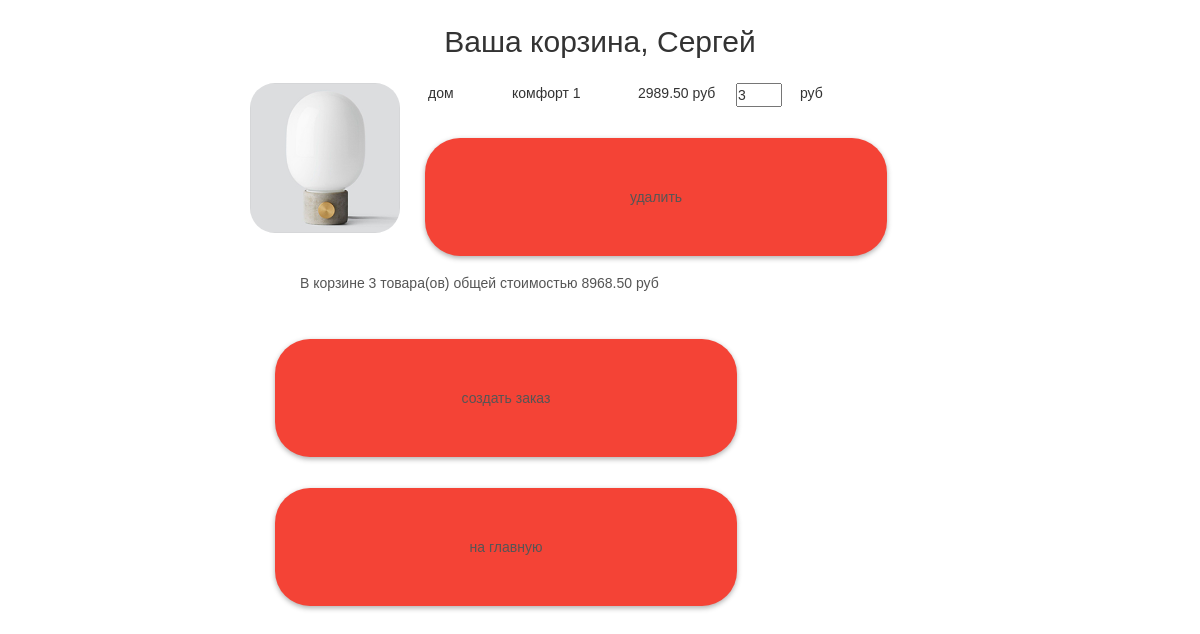
Page /basket/ (signed in) on the committed database.
### authapp/models.py (models this page shows, shortened)
class ShopUser(AbstractUser):
    avatar = models.ImageField(upload_to='users_avatars', blank=True)
    age = models.PositiveIntegerField(verbose_name = 'возраст', default=18)
    activation_key = models.CharField(max_length=128, blank=True)
    activation_key_expires = models.DateTimeField( default=(now() + timedelta(hours=48)))

### basketapp/models.py (models this page shows, shortened)
class Basket(models.Model):
    user = models.ForeignKey(settings.AUTH_USER_MODEL, on_delete=models.CASCADE, related_name='basket')
    product = models.ForeignKey(Product, on_delete=models.CASCADE)
    quantity = models.PositiveIntegerField(verbose_name='количество', default=0)
    add_datetime = models.DateTimeField(verbose_name='время', auto_now_add=True)
    @property
    def product_cost(self):
        return self.product.price * self.quantity
    @property
    def total_quantity(self):
        _items = Basket.objects.filter(user=self.user)
        _totalquantity = sum(list(map(lambda x: x.quantity, _items)))
        return _totalquantity
    @property
    def total_cost(self):
        _items = Basket.objects.filter(user=self.user)
        _totalcost = sum(list(map(lambda x: x.product_cost, _items)))
        return _totalcost

### mainapp/models.py (models this page shows, shortened)
class Product(models.Model):
    category = models.ForeignKey(ProductCategory, on_delete=models.CASCADE)
    name = models.CharField(verbose_name='имя продукта', max_length=128)
    image_small = models.ImageField(upload_to='products_images', blank=True)
    image_big = models.ImageField(upload_to='products_images', blank=True)
    short_desc = models.CharField(verbose_name='краткое описание продукта', max_length=60, blank=True)
    description = models.TextField(verbose_name='описание продукта', blank=True)
    price = models.DecimalField(verbose_name='цена продукта', max_digits=8, decimal_places=2, default=0)
    quantity = models.PositiveIntegerField(verbose_name='количество на складе', default=0)
    is_active = models.BooleanField(verbose_name='активна', default=True)

class ProductCategory(models.Model):
    name = models.CharField(verbose_name='имя', max_length=64, unique=True)
    description = models.TextField(verbose_name='описание', blank=True)
    is_active = models.BooleanField(verbose_name='активна', default=True)
    class Meta:
        verbose_name = 'категория'
        verbose_name_plural = 'категории'

### basketapp/views.py (the view)
# urls.py: path('', basketapp.basket, name='view'),
@login_required
def basket(request):
    title = 'корзина'
    basket_items = Basket.objects.filter(user=request.user).order_by('product__category')
    content = {
        'title': title,
        'basket_items': basket_items,
    }
    return render(request, 'basketapp/basket.html', content)

### mainapp/context_processors.py (called while the page is built)
def basket(request):
   print(f'context processor basket works')
   basket = []
   if request.user.is_authenticated:
       basket = Basket.objects.filter(user=request.user)
   return {
       'basket': basket,
   }

### basketapp/templates/basketapp/basket.html
{% extends 'basketapp/base.html' %}
{% load static %}
{% block content %}
    <div class="basket_list">
        {% for item in basket_items %}
            <div class="basket_record">
                <img src="/media/{{ item.product.image_small }}" alt="{{ item.product.short_desc }}">
                <span class="category_name">{{ item.product.category.name }}</span>
                <span class="product_name">{{ item.product.name }}</span>
                <span class="product_price">{{ item.product.price }}&nbspруб</span>
                <input type="number"    name="{{ item.pk }}"
                                        min="0"
                                        value="{{ item.quantity }}">
                <span class="product_cost">{{ item.cost }}&nbspруб</span>
                <button class="btn btn-round">
                    <a href="{% url 'basket:remove' item.pk %}" class="">
                        удалить
                    </a>
                </button>
            </div>
        {% endfor %}
        {% if basket_items %}
            <div class="basket_summary">
                <br>
                В корзине   {{ basket_items.0.total_quantity }} товара(ов) общей стоимостью
                            {{ basket_items.0.total_cost }} руб
            </div>
        {% endif %}
        <button class="btn btn-round">
           <a href="{% url 'ordersapp:order_create' %}">
               создать заказ
           </a>
        </button>
        <button class="btn btn-round">
            <a href="{% url 'main' %}">на главную</a>
        </button>
    </div>
    </div>
{% endblock %}

### basketapp/templates/basketapp/base.html (shortened to what this page needs)
<!DOCTYPE html>
{% load static %}
<html>
<head>
    {% block css %}
        <link rel="stylesheet" href="{% static 'css/bootstrap.min.css' %}">
        <link rel="stylesheet" href="{% static 'css/style.css' %}">
        <link rel="stylesheet" href="{% static 'fonts/font-awesome/css/fontawesome.css' %}">
    {% endblock %}
</head>
<body>
    <div class="basket_container">
        <div class="h2 text-center head">
            Ваша корзина,
            {% if user.first_name %}
                {{ user.first_name|title}}
            {% else %}
                Пользователь
            {% endif %}
        </div>
        {% block content %}
        {% endblock %}
</body>
</html>

### static/css/style.css (style rules this page uses)
* { margin: 0; padding: 0; box-sizing: content-box; }
body { font-family: 'Montserrat', sans-serif; }
.btn { margin: 31px auto 0; min-height: 70px; padding: 23px 155px; position: relative; width: 200px; -webkit-border-radius: 35px; -moz-border-radius: 35px; border-radius: 35px; background: #f44336; -webkit-box-shadow: 0 2px 4.85px 0.15px rgba(33, 33, 33, 0.35); -moz-box-shadow: 0 2px 4.85px 0.15px rgba(33, 33, 33, 0.35); box-shadow: 0 2px 4.85px 0.15px rgba(33, 33, 33, 0.35); }
.basket_container { margin: 25px auto; width: 700px; }
.basket_list input[type="number"] { width: 3em; position: relative; display: block; float: left; }
.basket_list span.category_name { margin-left: 2em; width: 5em; position: relative; display: block; float: left; }
.basket_list span.product_name { margin-left: 1em; width: 8em; position: relative; display: block; float: left; }
.basket_list span.product_price { margin-left: 1em; width: 7em; position: relative; display: block; float: left; }
.basket_list span.product_cost { margin-left: 1em; width: 7em; position: relative; display: block; float: left; }
.basket_list .basket_record { position: relative; display: block; height: 170px; float: none; }
.basket_container .head { margin: 25px auto; }
.basket_container button { margin-left: 25px; width: 150px; display: block; float: left; }
.basket_container button a { text-decoration: none; color: #555; }
.basket_container img { display: block; float: left; width: 150px; border-radius: 25px; }
.basket_container .basket_summary { display: block; margin-left: 50px; margin-bottom: 15px; color: #555; }

### rows in the picture
ShopUser: first_name "Сергей"
Basket: product.image_small (picture), product.category.name "дом", product.name "комфорт 1", product.price "2989.50", quantity "3", user+quantity "3", user+product+quantity "8968.50"
